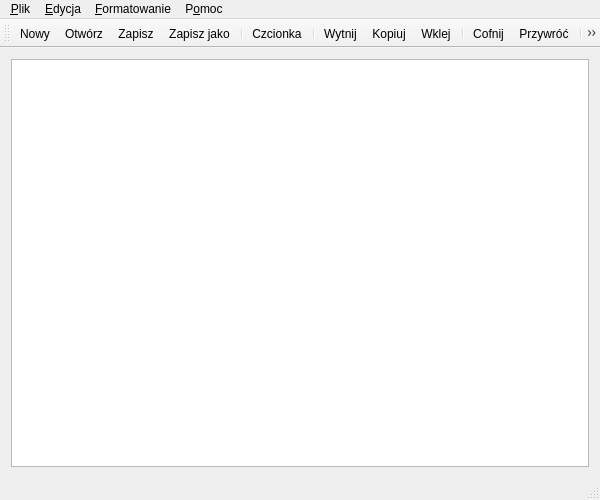
<?xml version="1.0" encoding="UTF-8"?>
<ui version="4.0">
 <class>MainWindow</class>
 <widget class="QMainWindow" name="MainWindow">
  <property name="geometry">
   <rect>
    <x>0</x>
    <y>0</y>
    <width>600</width>
    <height>500</height>
   </rect>
  </property>
  <property name="windowTitle">
   <string>Notatnik</string>
  </property>
  <widget class="QWidget" name="centralWidget">
   <layout class="QHBoxLayout" name="horizontalLayout">
    <item>
     <widget class="QPlainTextEdit" name="plainTextEdit">
      <property name="layoutDirection">
       <enum>Qt::LeftToRight</enum>
      </property>
      <property name="lineWrapMode">
       <enum>QPlainTextEdit::NoWrap</enum>
      </property>
     </widget>
    </item>
   </layout>
  </widget>
  <widget class="QMenuBar" name="menuBar">
   <property name="geometry">
    <rect>
     <x>0</x>
     <y>0</y>
     <width>600</width>
     <height>28</height>
    </rect>
   </property>
   <widget class="QMenu" name="menuNotepad">
    <property name="title">
     <string>&amp;Plik</string>
    </property>
    <addaction name="actionNowy"/>
    <addaction name="actionOtw_rz"/>
    <addaction name="actionZapisz"/>
    <addaction name="actionZapisz_jako"/>
    <addaction name="separator"/>
    <addaction name="actionZako_cz"/>
   </widget>
   <widget class="QMenu" name="menuEdycja">
    <property name="title">
     <string>&amp;Edycja</string>
    </property>
    <addaction name="actionWytnij"/>
    <addaction name="actionKopiuj"/>
    <addaction name="actionWklej"/>
    <addaction name="separator"/>
    <addaction name="actionCofnij"/>
    <addaction name="actionPrzywr"/>
   </widget>
   <widget class="QMenu" name="menu_Formatowanie">
    <property name="title">
     <string>&amp;Formatowanie</string>
    </property>
    <addaction name="actionZ_awijanie_wierszy"/>
    <addaction name="action_Czcionka"/>
   </widget>
   <widget class="QMenu" name="menuP_moc">
    <property name="title">
     <string>P&amp;omoc</string>
    </property>
    <addaction name="actionO_programie"/>
   </widget>
   <addaction name="menuNotepad"/>
   <addaction name="menuEdycja"/>
   <addaction name="menu_Formatowanie"/>
   <addaction name="menuP_moc"/>
  </widget>
  <widget class="QStatusBar" name="statusBar">
   <property name="enabled">
    <bool>true</bool>
   </property>
  </widget>
  <widget class="QToolBar" name="toolBar">
   <property name="windowTitle">
    <string>toolBar</string>
   </property>
   <attribute name="toolBarArea">
    <enum>TopToolBarArea</enum>
   </attribute>
   <attribute name="toolBarBreak">
    <bool>false</bool>
   </attribute>
   <addaction name="actionNowy"/>
   <addaction name="actionOtw_rz"/>
   <addaction name="actionZapisz"/>
   <addaction name="actionZapisz_jako"/>
   <addaction name="separator"/>
   <addaction name="action_Czcionka"/>
   <addaction name="separator"/>
   <addaction name="actionWytnij"/>
   <addaction name="actionKopiuj"/>
   <addaction name="actionWklej"/>
   <addaction name="separator"/>
   <addaction name="actionCofnij"/>
   <addaction name="actionPrzywr"/>
   <addaction name="separator"/>
   <addaction name="actionO_programie"/>
   <addaction name="separator"/>
   <addaction name="actionZako_cz"/>
  </widget>
  <action name="actionNowy">
   <property name="enabled">
    <bool>true</bool>
   </property>
   <property name="icon">
    <iconset resource="resource.qrc">
     <normaloff>:/rec/img/new.png</normaloff>:/rec/img/new.png</iconset>
   </property>
   <property name="text">
    <string>&amp;Nowy</string>
   </property>
  </action>
  <action name="actionOtw_rz">
   <property name="icon">
    <iconset resource="resource.qrc">
     <normaloff>:/rec/img/open.png</normaloff>:/rec/img/open.png</iconset>
   </property>
   <property name="text">
    <string>&amp;Otwórz</string>
   </property>
  </action>
  <action name="actionZapisz">
   <property name="icon">
    <iconset resource="resource.qrc">
     <normaloff>:/rec/img/save.png</normaloff>:/rec/img/save.png</iconset>
   </property>
   <property name="text">
    <string>Za&amp;pisz</string>
   </property>
  </action>
  <action name="actionZapisz_jako">
   <property name="icon">
    <iconset resource="resource.qrc">
     <normaloff>:/rec/img/save-as.png</normaloff>:/rec/img/save-as.png</iconset>
   </property>
   <property name="text">
    <string>Zapi&amp;sz jako...</string>
   </property>
  </action>
  <action name="actionZako_cz">
   <property name="icon">
    <iconset resource="resource.qrc">
     <normaloff>:/rec/img/close.png</normaloff>:/rec/img/close.png</iconset>
   </property>
   <property name="text">
    <string>Zakoń&amp;cz</string>
   </property>
  </action>
  <action name="actionWytnij">
   <property name="icon">
    <iconset resource="resource.qrc">
     <normaloff>:/rec/img/cut.png</normaloff>:/rec/img/cut.png</iconset>
   </property>
   <property name="text">
    <string>W&amp;ytnij</string>
   </property>
  </action>
  <action name="actionKopiuj">
   <property name="icon">
    <iconset resource="resource.qrc">
     <normaloff>:/rec/img/copy.png</normaloff>:/rec/img/copy.png</iconset>
   </property>
   <property name="text">
    <string>Kop&amp;iuj</string>
   </property>
  </action>
  <action name="actionWklej">
   <property name="icon">
    <iconset resource="resource.qrc">
     <normaloff>:/rec/img/paste.png</normaloff>:/rec/img/paste.png</iconset>
   </property>
   <property name="text">
    <string>Wkle&amp;j</string>
   </property>
  </action>
  <action name="actionZ_awijanie_wierszy">
   <property name="checkable">
    <bool>true</bool>
   </property>
   <property name="text">
    <string>Z&amp;awijanie wierszy</string>
   </property>
  </action>
  <action name="action_Czcionka">
   <property name="icon">
    <iconset resource="resource.qrc">
     <normaloff>:/rec/img/font.png</normaloff>:/rec/img/font.png</iconset>
   </property>
   <property name="text">
    <string>&amp;Czcionka</string>
   </property>
  </action>
  <action name="actionCofnij">
   <property name="icon">
    <iconset resource="resource.qrc">
     <normaloff>:/rec/img/undo.png</normaloff>:/rec/img/undo.png</iconset>
   </property>
   <property name="text">
    <string>&amp;Cofnij</string>
   </property>
  </action>
  <action name="actionPrzywr">
   <property name="icon">
    <iconset resource="resource.qrc">
     <normaloff>:/rec/img/redo.png</normaloff>:/rec/img/redo.png</iconset>
   </property>
   <property name="text">
    <string>Przy&amp;wróć</string>
   </property>
  </action>
  <action name="actionO_programie">
   <property name="icon">
    <iconset resource="resource.qrc">
     <normaloff>:/rec/img/info.png</normaloff>:/rec/img/info.png</iconset>
   </property>
   <property name="text">
    <string>O p&amp;rogramie</string>
   </property>
  </action>
 </widget>
 <layoutdefault spacing="6" margin="11"/>
 <resources>
  <include location="resource.qrc"/>
 </resources>
 <connections/>
</ui>
